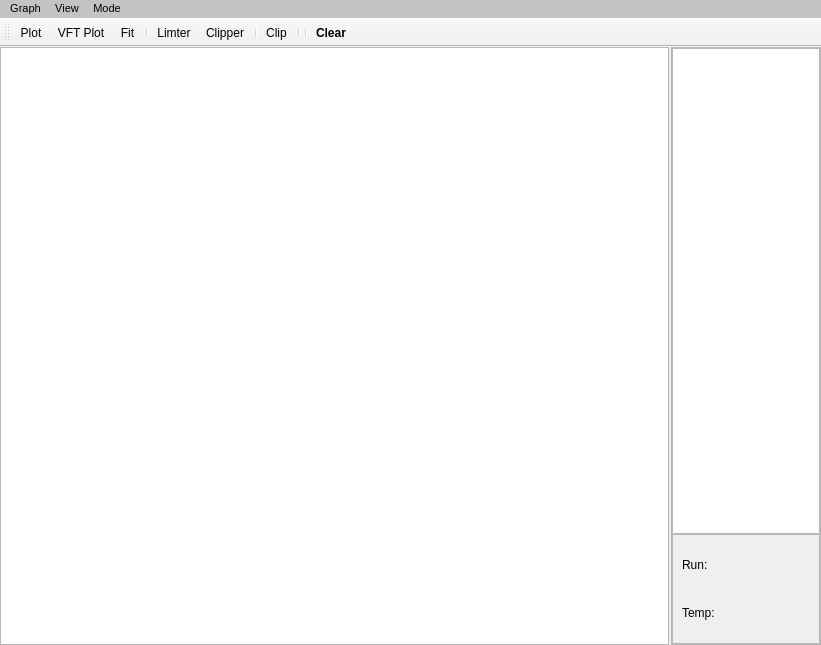
<?xml version="1.0" encoding="UTF-8"?>
<ui version="4.0">
 <class>GraphWindow</class>
 <widget class="QMainWindow" name="GraphWindow">
  <property name="geometry">
   <rect>
    <x>0</x>
    <y>0</y>
    <width>821</width>
    <height>645</height>
   </rect>
  </property>
  <property name="windowTitle">
   <string>MainWindow</string>
  </property>
  <widget class="QWidget" name="centralwidget">
   <layout class="QGridLayout" name="gridLayout">
    <property name="leftMargin">
     <number>0</number>
    </property>
    <property name="topMargin">
     <number>0</number>
    </property>
    <property name="rightMargin">
     <number>0</number>
    </property>
    <property name="bottomMargin">
     <number>0</number>
    </property>
    <property name="horizontalSpacing">
     <number>2</number>
    </property>
    <property name="verticalSpacing">
     <number>0</number>
    </property>
    <item row="0" column="1">
     <widget class="QFrame" name="frame_2">
      <property name="minimumSize">
       <size>
        <width>150</width>
        <height>0</height>
       </size>
      </property>
      <property name="maximumSize">
       <size>
        <width>150</width>
        <height>16777215</height>
       </size>
      </property>
      <property name="frameShape">
       <enum>QFrame::StyledPanel</enum>
      </property>
      <property name="frameShadow">
       <enum>QFrame::Raised</enum>
      </property>
      <layout class="QGridLayout" name="gridLayout_2">
       <property name="leftMargin">
        <number>0</number>
       </property>
       <property name="topMargin">
        <number>0</number>
       </property>
       <property name="rightMargin">
        <number>0</number>
       </property>
       <property name="bottomMargin">
        <number>0</number>
       </property>
       <property name="spacing">
        <number>0</number>
       </property>
       <item row="1" column="0">
        <widget class="QFrame" name="frame">
         <property name="minimumSize">
          <size>
           <width>0</width>
           <height>110</height>
          </size>
         </property>
         <property name="frameShape">
          <enum>QFrame::StyledPanel</enum>
         </property>
         <property name="frameShadow">
          <enum>QFrame::Raised</enum>
         </property>
         <layout class="QGridLayout" name="gridLayout_3">
          <item row="1" column="1">
           <widget class="QLabel" name="tempLabel">
            <property name="minimumSize">
             <size>
              <width>86</width>
              <height>0</height>
             </size>
            </property>
            <property name="text">
             <string/>
            </property>
            <property name="scaledContents">
             <bool>true</bool>
            </property>
            <property name="wordWrap">
             <bool>true</bool>
            </property>
           </widget>
          </item>
          <item row="0" column="1">
           <widget class="QLabel" name="runInfo">
            <property name="text">
             <string/>
            </property>
            <property name="scaledContents">
             <bool>true</bool>
            </property>
            <property name="wordWrap">
             <bool>true</bool>
            </property>
           </widget>
          </item>
          <item row="1" column="0">
           <widget class="QLabel" name="label_2">
            <property name="text">
             <string>Temp:</string>
            </property>
           </widget>
          </item>
          <item row="0" column="0">
           <widget class="QLabel" name="label">
            <property name="maximumSize">
             <size>
              <width>40</width>
              <height>16777215</height>
             </size>
            </property>
            <property name="text">
             <string>Run:</string>
            </property>
           </widget>
          </item>
         </layout>
        </widget>
       </item>
       <item row="0" column="0">
        <widget class="QListWidget" name="listWidget">
         <property name="minimumSize">
          <size>
           <width>0</width>
           <height>0</height>
          </size>
         </property>
         <property name="maximumSize">
          <size>
           <width>150</width>
           <height>16777215</height>
          </size>
         </property>
         <property name="dragEnabled">
          <bool>true</bool>
         </property>
         <property name="dragDropMode">
          <enum>QAbstractItemView::InternalMove</enum>
         </property>
         <property name="alternatingRowColors">
          <bool>true</bool>
         </property>
         <property name="selectionMode">
          <enum>QAbstractItemView::ExtendedSelection</enum>
         </property>
        </widget>
       </item>
      </layout>
     </widget>
    </item>
    <item row="0" column="0">
     <widget class="CustomGraph" name="graphArea">
      <property name="backgroundBrush">
       <brush brushstyle="SolidPattern">
        <color alpha="255">
         <red>255</red>
         <green>255</green>
         <blue>255</blue>
        </color>
       </brush>
      </property>
     </widget>
    </item>
   </layout>
  </widget>
  <widget class="QToolBar" name="toolBar">
   <property name="enabled">
    <bool>true</bool>
   </property>
   <property name="minimumSize">
    <size>
     <width>500</width>
     <height>0</height>
    </size>
   </property>
   <property name="windowTitle">
    <string>toolBar</string>
   </property>
   <attribute name="toolBarArea">
    <enum>TopToolBarArea</enum>
   </attribute>
   <attribute name="toolBarBreak">
    <bool>false</bool>
   </attribute>
   <addaction name="actionPlot"/>
   <addaction name="actionVFT_Plot"/>
   <addaction name="actionFit"/>
   <addaction name="separator"/>
   <addaction name="actionLimiter"/>
   <addaction name="actionClipper"/>
   <addaction name="separator"/>
   <addaction name="actionClip"/>
   <addaction name="separator"/>
   <addaction name="separator"/>
   <addaction name="actionClear"/>
  </widget>
  <widget class="QMenuBar" name="menuBar">
   <property name="geometry">
    <rect>
     <x>0</x>
     <y>0</y>
     <width>821</width>
     <height>22</height>
    </rect>
   </property>
   <property name="maximumSize">
    <size>
     <width>16777215</width>
     <height>22</height>
    </size>
   </property>
   <property name="font">
    <font>
     <pointsize>8</pointsize>
    </font>
   </property>
   <property name="styleSheet">
    <string notr="true">background-color: rgb(195, 195, 195);</string>
   </property>
   <widget class="QMenu" name="menuGraph">
    <property name="font">
     <font>
      <pointsize>8</pointsize>
     </font>
    </property>
    <property name="title">
     <string>Graph</string>
    </property>
    <addaction name="actionDielectric"/>
    <addaction name="actionVFT_Arrhenius"/>
    <addaction name="separator"/>
   </widget>
   <widget class="QMenu" name="menuView">
    <property name="font">
     <font>
      <pointsize>8</pointsize>
     </font>
    </property>
    <property name="title">
     <string>View</string>
    </property>
    <addaction name="actionAll_Black"/>
   </widget>
   <widget class="QMenu" name="menuMode">
    <property name="font">
     <font>
      <pointsize>8</pointsize>
     </font>
    </property>
    <property name="title">
     <string>Mode</string>
    </property>
    <addaction name="actionDefault"/>
    <addaction name="actionSelected_Only"/>
   </widget>
   <addaction name="menuGraph"/>
   <addaction name="menuView"/>
   <addaction name="menuMode"/>
  </widget>
  <action name="actionFit">
   <property name="text">
    <string>Fit</string>
   </property>
   <property name="shortcut">
    <string>F</string>
   </property>
  </action>
  <action name="actionPlot">
   <property name="text">
    <string>Plot</string>
   </property>
  </action>
  <action name="actionLimiter">
   <property name="checkable">
    <bool>true</bool>
   </property>
   <property name="checked">
    <bool>false</bool>
   </property>
   <property name="text">
    <string>Limter</string>
   </property>
   <property name="shortcut">
    <string>A</string>
   </property>
  </action>
  <action name="actionClipper">
   <property name="checkable">
    <bool>true</bool>
   </property>
   <property name="text">
    <string>Clipper</string>
   </property>
  </action>
  <action name="actionClip">
   <property name="text">
    <string>Clip</string>
   </property>
  </action>
  <action name="actionDielectric">
   <property name="checkable">
    <bool>true</bool>
   </property>
   <property name="checked">
    <bool>true</bool>
   </property>
   <property name="text">
    <string>Dielectric</string>
   </property>
  </action>
  <action name="actionVFT_Arrhenius">
   <property name="checkable">
    <bool>true</bool>
   </property>
   <property name="text">
    <string>VFT/Arrhenius</string>
   </property>
  </action>
  <action name="actionClear">
   <property name="text">
    <string>Clear</string>
   </property>
   <property name="font">
    <font>
     <weight>75</weight>
     <italic>false</italic>
     <bold>true</bold>
    </font>
   </property>
  </action>
  <action name="actionSelected_Only">
   <property name="checkable">
    <bool>true</bool>
   </property>
   <property name="text">
    <string>Selected Only</string>
   </property>
   <property name="shortcut">
    <string>S</string>
   </property>
  </action>
  <action name="actionDefault">
   <property name="checkable">
    <bool>true</bool>
   </property>
   <property name="checked">
    <bool>true</bool>
   </property>
   <property name="text">
    <string>Default</string>
   </property>
  </action>
  <action name="actionAdd_Title">
   <property name="text">
    <string>Graph Title</string>
   </property>
  </action>
  <action name="actionX_Axis_Label">
   <property name="text">
    <string>X Axis Label</string>
   </property>
  </action>
  <action name="actionY_Axis_Label">
   <property name="text">
    <string>Y Axis Label</string>
   </property>
  </action>
  <action name="actionVFT_Plot">
   <property name="text">
    <string>VFT Plot</string>
   </property>
  </action>
  <action name="actionAll_Black">
   <property name="text">
    <string>All Black</string>
   </property>
   <property name="shortcut">
    <string>Ctrl+Q</string>
   </property>
  </action>
 </widget>
 <customwidgets>
  <customwidget>
   <class>CustomGraph</class>
   <extends>QGraphicsView</extends>
   <header>customgraph.h</header>
  </customwidget>
 </customwidgets>
 <resources/>
 <connections/>
</ui>
